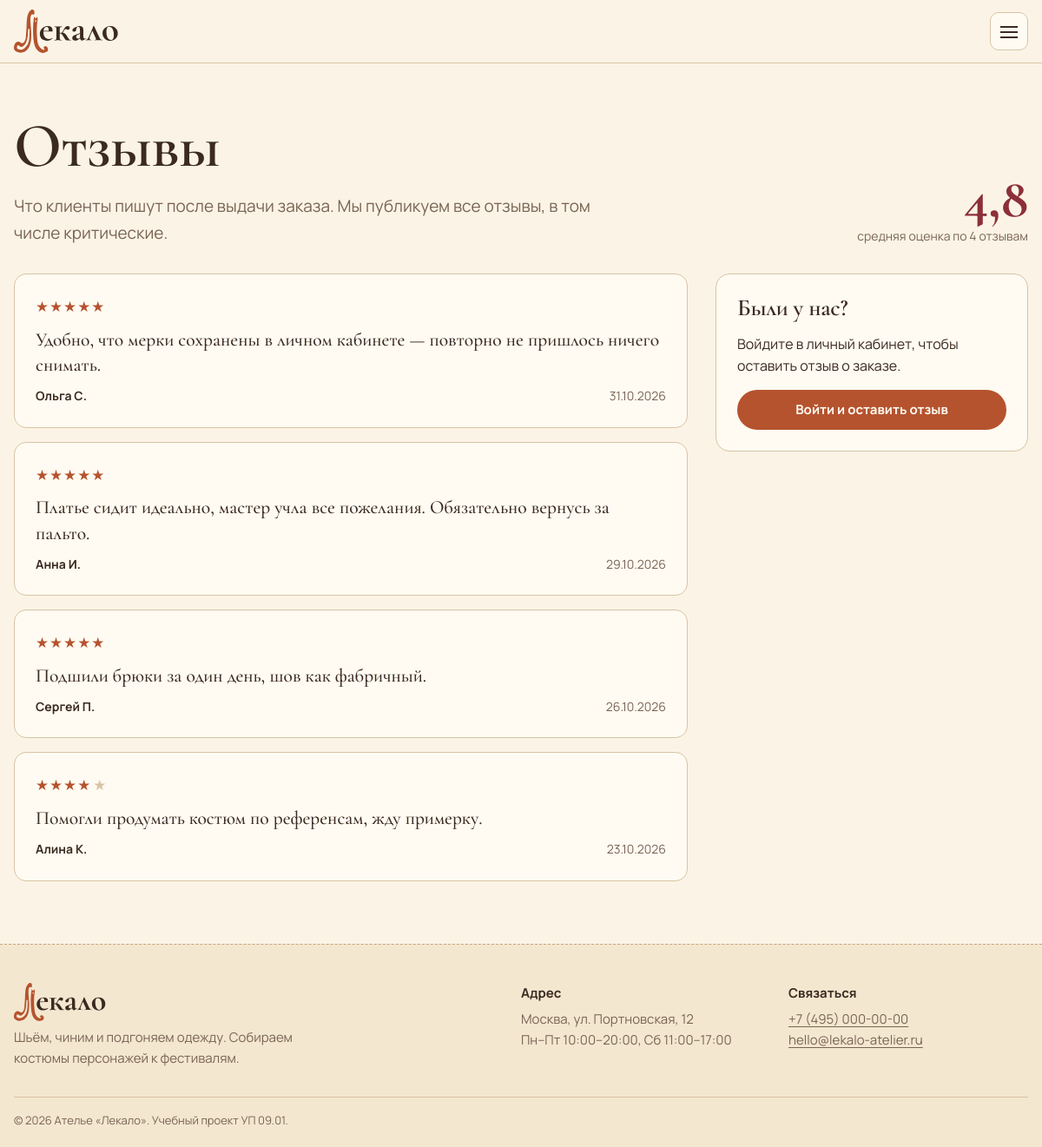
Screenshot of /reviews.php with the database file from the repository.
### tables this page shows
CREATE TABLE reviews (
    id_review   INT AUTO_INCREMENT PRIMARY KEY,
    id_user     INT NOT NULL,
    rating      TINYINT NOT NULL CHECK (rating BETWEEN 1 AND 5),
    review_text TEXT NOT NULL,
    review_date DATE NOT NULL,
    CONSTRAINT fk_reviews_users FOREIGN KEY (id_user) REFERENCES users (id_user)
        ON UPDATE CASCADE ON DELETE CASCADE
);

CREATE TABLE users (
    id_user       INT AUTO_INCREMENT PRIMARY KEY,
    id_role       INT NOT NULL,
    last_name     VARCHAR(50) NOT NULL,
    first_name    VARCHAR(50) NOT NULL,
    phone         VARCHAR(18) NOT NULL,
    email         VARCHAR(100) NOT NULL UNIQUE,
    password_hash VARCHAR(255) NOT NULL,
    created_at    DATETIME NOT NULL DEFAULT CURRENT_TIMESTAMP,
    CONSTRAINT fk_users_roles FOREIGN KEY (id_role) REFERENCES roles (id_role)
        ON UPDATE CASCADE ON DELETE RESTRICT
);

### includes/db.php (called while the page is built, shortened)
<?php
function db(): PDO
{
    static $pdo = null;
    if ($pdo === null) {
        $dsn = 'mysql:host=' . DB_HOST . ';dbname=' . DB_NAME . ';charset=utf8mb4';
        try {
            $pdo = new PDO($dsn, DB_USER, DB_PASS, [
                PDO::ATTR_ERRMODE            => PDO::ERRMODE_EXCEPTION,
                PDO::ATTR_DEFAULT_FETCH_MODE => PDO::FETCH_ASSOC,
                PDO::ATTR_EMULATE_PREPARES   => false,
            ]);
        } catch (PDOException $e) {
            http_response_code(503);
            exit('<p style="font-family:sans-serif;padding:24px">Нет подключения к базе данных. '
                . 'Запустите MySQL в панели XAMPP и импортируйте файл sql/sewing_atelier.sql через phpMyAdmin.</p>');
        }
    }
    return $pdo;
}
function db_all(string $sql, array $params = []): array
{
    $st = db()->prepare($sql);
    $st->execute($params);
    return $st->fetchAll();
}
function db_one(string $sql, array $params = []): ?array
{
    $st = db()->prepare($sql);
    $st->execute($params);
    $row = $st->fetch();
    return $row === false ? null : $row;
}

### includes/helpers.php (called while the page is built, shortened)
<?php
require_once __DIR__ . '/db.php';
function e($value): string
{
    return htmlspecialchars((string)$value, ENT_QUOTES, 'UTF-8');
}
function date_ru(?string $date): string
{
    return date('d.m.Y', strtotime($date));
}
function plural(int $n, string $one, string $few, string $many): string
{
    $n10 = $n % 10;
    $n100 = $n % 100;
    if ($n10 >= 2 && $n10 <= 4 && ($n100 < 12 || $n100 > 14)) {
        return $few;
    }
    return $many;
}
function current_user(): ?array
{
    return $_SESSION['user'] ?? null;
}

### reviews.php (the view, shortened to what this page needs)
<?php
require __DIR__ . '/includes/header.php';
$reviews = db_all(
    'SELECT r.*, u.first_name, u.last_name FROM reviews r
     JOIN users u ON u.id_user = r.id_user ORDER BY r.review_date DESC, r.id_review DESC'
);
$avg = db_one('SELECT ROUND(AVG(rating), 1) AS avg_rating, COUNT(*) AS cnt FROM reviews');
$user = current_user();
?>
<div class="container">
    <header class="page-head reviews__head">
        <div>
            <h1 class="page-head__title">Отзывы</h1>
            <p class="page-head__lead">Что клиенты пишут после выдачи заказа. Мы публикуем все отзывы, в том числе критические.</p>
        </div>
<?php if ($avg['cnt']): ?>
        <p class="reviews__score"><span class="reviews__score-value"><?= e(str_replace('.', ',', $avg['avg_rating'])) ?></span><span class="reviews__score-label">средняя оценка по <?= (int)$avg['cnt'] ?> <?= plural((int)$avg['cnt'], 'отзыву', 'отзывам', 'отзывам') ?></span></p>
<?php endif; ?>
    </header>
    <div class="reviews">
        <ul class="reviews__list">
<?php foreach ($reviews as $r): ?>
            <li class="review">
                <span class="rating" aria-label="Оценка <?= (int)$r['rating'] ?> из 5"><?= str_repeat('★', (int)$r['rating']) ?><span class="rating__empty"><?= str_repeat('★', 5 - (int)$r['rating']) ?></span></span>
                <p class="review__text"><?= nl2br(e($r['review_text'])) ?></p>
                <p class="review__author"><span class="review__name"><?= e($r['first_name'] . ' ' . mb_substr($r['last_name'], 0, 1) . '.') ?></span><span><?= date_ru($r['review_date']) ?></span></p>
            </li>
<?php endforeach; ?>
        </ul>
        <aside class="reviews__aside">
<?php if ($user && !is_admin()): ?>
            <form class="form reviews__form" action="handlers/review-create.php" method="post" data-validate>
                <?= csrf_field() ?>
                <h2 class="reviews__form-title">Оставить отзыв</h2>
                <div class="form__field">
                    <span class="form__label">Оценка <span class="form__required">*</span></span>
                    <fieldset class="rating-input">
                        <legend class="visually-hidden">Оценка от 1 до 5</legend>
<?php for ($i = 5; $i >= 1; $i--): ?>
                        <input class="rating-input__radio" type="radio" name="rating" id="rating-<?= $i ?>" value="<?= $i ?>"<?= $i === 5 ? ' checked' : '' ?>>
                        <label class="rating-input__star" for="rating-<?= $i ?>" title="<?= $i ?> из 5">★</label>
<?php endfor; ?>
                    </fieldset>
                </div>
                <div class="form__field">
                    <label class="form__label" for="review-text">Отзыв <span class="form__required">*</span></label>
                    <textarea class="form__textarea" id="review-text" name="review_text" required minlength="10" maxlength="1000" data-counter="review-counter" data-pattern="^[\s\S]{10,}$" data-pattern-message="Напишите хотя бы 10 символов."></textarea>
                    <p class="form__counter" id="review-counter"></p>
                    <p class="form__error"></p>
                </div>
                <button class="button" type="submit">Опубликовать отзыв</button>
            </form>
<?php elseif (!$user): ?>
            <div class="reviews__cta">
                <h2 class="reviews__form-title">Были у нас?</h2>
                <p>Войдите в личный кабинет, чтобы оставить отзыв о заказе.</p>
                <a class="button" href="login.php?next=reviews.php">Войти и оставить отзыв</a>
            </div>
<?php endif; ?>
        </aside>
    </div>
</div>
<?php require __DIR__ . '/includes/footer.php'; ?>

### assets/css/base/themes.css (style rules this page uses)
:root, [data-theme="paper"] { --color-bg: #FBF4E6; --color-surface: #FFFBF2; --color-surface-2: #F3E7D0; --color-text: #3B2A20; --color-muted: #7A6455; --color-accent: #B5532E; --color-accent-2: #8C2F39; --color-on-accent: #FFFBF2; --color-link: #8C2F39; --color-line: #D9C3A5; --color-seam: #C8A27F; --color-focus: #8C2F39; --color-success: #3F6B3A; --color-error: #9E2A2B; --hero-bg: radial-gradient(120% 90% at 85% 0%, #F3E2C2 0%, transparent 60%), var(--color-bg); --tape-bg: #E9C46A; --tape-ink: #3B2A20; color-scheme: light; }

### assets/css/base/typography.css (style rules this page uses)
:root { --font-display: "Cormorant Garamond", "Times New Roman", serif; --font-body: "Manrope", "Segoe UI", Arial, sans-serif; --text-sm: .875rem; --text-base: 1rem; --text-lg: 1.1875rem; --text-h3: 1.5rem; --text-h2: clamp(1.9rem, 3.2vw, 2.6rem); --text-h1: clamp(2.6rem, 6vw, 4.6rem); }
body { font-family: var(--font-body); font-size: var(--text-base); line-height: 1.6; color: var(--color-text); background: var(--color-bg); }
h1, h2, h3 { font-family: var(--font-display); font-weight: 600; line-height: 1.1; letter-spacing: -.01em; }
h1 { font-size: var(--text-h1); }
h2 { font-size: var(--text-h2); }
a { color: var(--color-link); text-underline-offset: .18em; }

### assets/css/base/layout.css (style rules this page uses)
.container { width: min(1200px, 100% - 32px); margin-inline: auto; }
.page { position: relative; min-height: 100vh; display: flex; flex-direction: column; transition: background-color .3s, color .3s; }
.page-head { padding: 56px 0 32px; }
.page-head__title { max-width: 18ch; }
.page-head__lead { margin-top: 14px; max-width: 60ch; color: var(--color-muted); font-size: var(--text-lg); }

### assets/css/blocks/button.css (style rules this page uses)
.button { display: inline-flex; align-items: center; justify-content: center; gap: 8px; min-height: 46px; padding: 10px 22px; border: 2px solid var(--color-accent); border-radius: 999px; background: var(--color-accent); color: var(--color-on-accent); font-weight: 700; font-size: .9375rem; text-decoration: none; line-height: 1.2; white-space: nowrap; transition: transform .15s, background-color .15s; }

### assets/css/blocks/review.css (style rules this page uses)
.review { position: relative; padding: 24px; background: var(--color-surface); border: 1px solid var(--color-line); border-radius: 14px; display: grid; gap: 10px; }
.review__text { font-family: var(--font-display); font-size: 1.35rem; line-height: 1.35; }
.review__author { display: flex; justify-content: space-between; gap: 12px; color: var(--color-muted); font-size: .875rem; flex-wrap: wrap; }
.review__name { font-weight: 700; color: var(--color-text); }

### assets/css/blocks/rating.css (style rules this page uses)
.rating { display: inline-flex; gap: 2px; color: var(--color-accent); font-size: 1.05rem; letter-spacing: 1px; }
.rating__empty { color: var(--color-line); }

### assets/css/pages/reviews.css (style rules this page uses)
.reviews__head { display: flex; justify-content: space-between; align-items: end; gap: 24px; flex-wrap: wrap; }
.reviews__score { display: grid; justify-items: end; }
.reviews__score-value { font-family: var(--font-display); font-size: 4rem; font-weight: 700; line-height: 1; color: var(--color-accent-2); }
.reviews__score-label { color: var(--color-muted); font-size: .875rem; }
.reviews { display: grid; grid-template-columns: 1fr 360px; gap: 32px; align-items: start; }
.reviews__list { display: grid; gap: 16px; }
.reviews__aside { position: sticky; top: 96px; }
.reviews__form, .reviews__cta { padding: 24px; background: var(--color-surface); border: 1px solid var(--color-line); border-radius: 16px; display: grid; gap: 14px; }
.reviews__form-title { font-size: 1.7rem; }

### rows the page displays
reviews: rating "★★★★★", review_text "Удобно, что мерки сохранены в личном кабинете — повторно не пришлось ничего снимать.", id_user.last_name "Ольга С.", review_date "31.10.2026"
reviews: rating "★★★★★", review_text "Платье сидит идеально, мастер учла все пожелания. Обязательно вернусь за пальто.", id_user.last_name "Анна И.", review_date "29.10.2026"
reviews: rating "★★★★★", review_text "Подшили брюки за один день, шов как фабричный.", id_user.last_name "Сергей П.", review_date "26.10.2026"
reviews: rating "★★★★", rating "★", review_text "Помогли продумать костюм по референсам, жду примерку.", id_user.last_name "Алина К.", review_date "23.10.2026"

### other values shown
str_replace('.', ',', $avg['avg_rating']) "4,8"
$avg['cnt'] "4"
plural((int)$avg['cnt'], 'отзыву', 'отзывам', 'отзывам') "отзывам"
